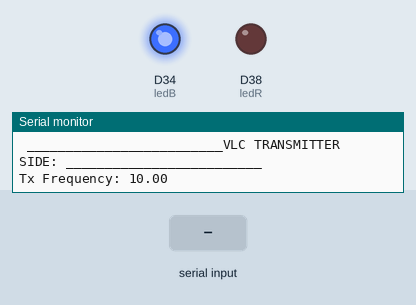
A sketch run on a simulated Arduino MKR. Shown: output pins drawn as LEDs (lit = HIGH), the last lines printed to the serial monitor. Dashed ring = blinking. The inputs (shaded band) are chosen by the test bench.

Above: at 0.1 s.
At 1.25 s:
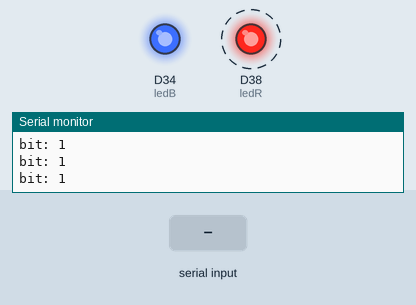
1.8 s: "90,45\n" received over Serial
At 3.4 s:
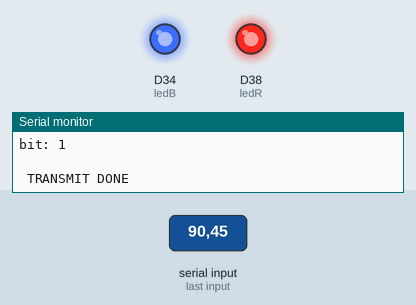
5.3 s: "0\n" received over Serial
Timing chart, 0 to 14.8 s (numbered marks = the images above; inputs shaded):
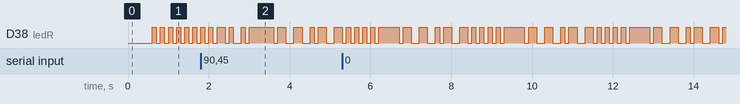

Measured:
- by itself, D38 (ledR): repeats every 3.1 s: 4 × (HIGH 0.10 s, LOW 0.10 s), HIGH 0.50 s, LOW 0.10 s, 2 × (HIGH 0.20 s, LOW 0.20 s), HIGH 0.10 s, LOW 0.10 s, HIGH 0.20 s, LOW 0.20 s, HIGH 0.20 s, LOW 0.10 s

The sketch:

tx_hamming.ino
```cpp
/*
  test_tx.ino: testing the VLC transmitter
  Course: CESE4110 Visible Light Communication & Sensing
*/

/*#######
 * Libraries
#######*/
#include <CRC8.h>
#include <DueFlashStorage.h>
//#include <avr/pgmspace.h>


/******************************* SETTINGS *******************************/
/************************************************************************/
/**************PLEASE ONLY TOUCH THESE WHEN USING THIS CODE!!*************/

const byte preamble = 0xDB; // preamble, needs to match the receiver side
const int initRoomNumber = 255; // not existing room number as the total room numbers is 212, see:

const unsigned long period = 100000; // period defining the speed, needs to match the receiver side

/************************************************************************/

//different debug modes

// Set LED colour
int led_colour = 0;   // 0 = red, 1 = blue

#define DEBUG
//#define DEBUG2
//#define DEBUG3
//#define DEBUG4
//#define DEBUG5
//#define DEBUG6

//#define LEDFULLCOLOR

/*
 * The VLC transmitter is equipped with an RGB LED.
 * The LED's three channels, R, G, B, can be controlled individually.
 * The R channel is connected to Pin 38 of the Arduino Due
 * The G channel is connected to Pin 42 of the Arduino Due
 * The B channel is connected to Pin 34 of the Arduino Due
 */

//global variables
CRC8 crc;
DueFlashStorage dueFlashStorage;

//hardware specific
const int ledR= 38; // GPIO for controlling R channel
const int ledG= 42; // GPIO for controlling G channel
const int ledB= 34; // GPIO for controlling B channel

/*
 * Brightness of each channel.
 * The range of the brightness is [0, 255].
 * *  0 represents the highest brightness
 * *  255 represents the lowest brightness
 */
int britnessR = 255; // Default: lowest brightness
int britnessG = 255; // Default: lowest brightness
int britnessB = 255; // Default: lowest brightness

//analog LED switch options
const int LEDoff = 130; //255;
const int LEDon = 120; //0;

//other
const byte testByte = 0b10011010;
boolean testBit = 0b1;

//int transmitmessage = 255;

byte frame[2] = {0};

// function to send a bit value according OOK + Manchester encoding
// 0 = rising edge & 1 = falling edge :: should lead to less noise https://www.instructables.com/Manchester-Code-Library-for-Arduino/
void sendBit( boolean b )
{
  #ifdef DEBUG3
    Serial.println( b );
  #endif

 // if( b > 1 )
 //   return;

  if( b )
  {
    #ifdef DEBUG2
      Serial.println( " Send bit HIGH" );
      Serial.println( b );
    #endif

    if (led_colour == 0) {
      analogWrite(ledR, LEDon);
      delayMicroseconds( (period) );
      analogWrite(ledR, LEDoff);
      delayMicroseconds( (period) );
    }

    if (led_colour == 1) {
      analogWrite(ledB, LEDon);
      delayMicroseconds( (period) );
      analogWrite(ledB, LEDoff);
      delayMicroseconds( (period) );
    }
  }
  else
  {
    #ifdef DEBUG2
      Serial.println( " Send bit LOW" );
      Serial.println( b );
    #endif

    if (led_colour == 0) {
      analogWrite(ledR, LEDoff);
      delayMicroseconds( (period) );
      analogWrite(ledR, LEDon);
      delayMicroseconds( (period) );
    }

    if (led_colour == 1) {
      analogWrite(ledB, LEDoff);
      delayMicroseconds( (period) );
      analogWrite(ledB, LEDon);
      delayMicroseconds( (period) );
    }
  }
}

// function to send a byte
void sendByte( byte b )
{
  #ifdef DEBUG3
    Serial.println( b, BIN );
  #endif

  //for( int i = 0; i < ( sizeof(b) * 8 ); i++ )
  for( int i = 8; i > 0; i-- )
  {
    boolean bit = bitRead(b, (i-1));

    #ifdef DEBUG4
      Serial.print( bit );
    #endif

    sendBit( bit );
  }

  #ifdef DEBUG4
    Serial.println( " " );
  #endif
}

bool calculateParityBit( byte dataByte )
{
  bool result = false;

  for (int i = 0; i < 8; i++)
    result ^= ( ( dataByte >> i ) & 1 );

  return result;
}

//function that sends the frame
void sendFrame( byte transframe[] /*, int messageLength*/ )
{

  //delay( 10 );

  #ifdef DEBUG
    Serial.println(" START TRANSMITTING THE FRAME: ");
    Serial.println(" ");
  #endif

  Serial.println(sizeof(transframe));

  // Send bytes of the frame
  for( int i = 0; i < 1; i++ )
  {
   #ifdef DEBUG
    Serial.print( "send byte: 0x" );
    Serial.print( transframe[ i ], HEX );
    Serial.print(" ");
    Serial.println(transframe[i], BIN);
   #endif

    sendByte( transframe[i] );
  }
}


int encodeHamming( byte data )
{
  Serial.println("");
  byte dataByte1 = 0b01011011 & data;
  bool parityBit1 = calculateParityBit(dataByte1);
  Serial.println(parityBit1);

  byte dataByte2 = 0b01101101 & data;
  bool parityBit2 = calculateParityBit(dataByte2);
  Serial.println(parityBit2);


  byte dataByte3 = 0b10001110 & data;
  bool parityBit3 = calculateParityBit(dataByte3);
  Serial.println(parityBit3);


  byte dataByte4 = 0b11110000 & data;
  bool parityBit4 = calculateParityBit(dataByte4);
  Serial.println(parityBit4);


  int encodedData = data << 4 | parityBit4 << 3 | parityBit3 << 2 | parityBit2 << 1 | parityBit1;
  Serial.println(encodedData, BIN);
  Serial.println("");
  return encodedData;
}


//function that builds the frame to send
void buildFrame( int payLoad )
{
  #ifdef DEBUG
    Serial.println(" BUILD THE FRAME \n");
  #endif

  //length of the messsage to send
  //int payLoadLength = payLoad.length();

  //preamble
  #ifdef DEBUG
    Serial.println(" DEFINE PREAMBLE ");

    Serial.print( "Preamble: 0x" );

    Serial.print(preamble, HEX);

    Serial.println( "\n" );
  #endif

  // put the preamble in the frame
  frame[0] = preamble;

  #ifdef DEBUG
    Serial.println(" DEFINE PAYLOAD LENGTH ");
    Serial.print(" Payload length: 1");
    //Serial.println( frame.lentgh(), DEC );
    Serial.println( " bytes \n" );
  #endif

  //put the message length in the frame
  //frame[3] = 0;
  //frame[4] = payLoadLength;

  #ifdef DEBUG
    Serial.println(" DEFINE PAYLOAD ");
    Serial.print( "Room number: " );
    Serial.println( dueFlashStorage.read( 1 ) );
    Serial.println(dueFlashStorage.read( 1 ), BIN);
    Serial.println("\n");
  #endif

  //put the room number in the frame
  byte payload = (int) dueFlashStorage.read( 1 );

  int encodedData = encodeHamming(payload);
  Serial.println("Encoded Data: ");
  Serial.println(encodedData, BIN);

  bool parity = calculateParityBit(payload);

  Serial.println(parity);

  #ifdef DEBUG
    Serial.println(" CALCULATE CRC ");
  #endif

  //put the message in the frame
  crc.restart();
  crc.add( ( int ) dueFlashStorage.read( 1 ) );

  frame[2] = byte( (int) crc.calc() );


  //  #ifdef DEBUG
  //    Serial.print( "calculated CRC : 0x" );
  //    Serial.println( frame[2], HEX );
  //    Serial.println( "" );
  //  #endif

  #ifdef DEBUG
    Serial.println( " TRANSMIT THE FRAME: " );

    for( int i = 0; i < sizeof( frame ); i++ )
    {
      Serial.print( i );
      Serial.print( ": " );
      Serial.println( frame[i], HEX );
    }
  #endif

  // #ifdef DEBUG
  //   Serial.print( "\n size of payload: " );
  //   Serial.println( sizeof( frame[2] ), HEX );
  //   Serial.println( "" );
  // #endif


  sendBit(1);
  for (int i = 12; i > 0; i--)
  {
    Serial.print("bit: ");
    Serial.println(bitRead(encodedData, i-1));
    sendBit(bitRead(encodedData, i-1));
  }
  // sendBit(parity);

  #ifdef DEBUG
    Serial.println(" \n TRANSMIT DONE \n\n");
  #endif

  if (led_colour == 0) {
    analogWrite(ledR, LEDoff);
  }
  if (led_colour == 1) {
    analogWrite(ledB, LEDoff);
  }
  delayMicroseconds(5*period);

//  sendFrame( frame, 1 );

}

/*
 * Some configurations
 */
void setup()
{
  #ifdef DEBUG
    Serial.begin(115200); // Set the Baud rate to 115200 bits/s

    Serial.println( " _________________________VLC TRANSMITTER SIDE: _________________________ \n\n" );
  #endif

  while (Serial.available() > 0)
    Serial.read();

  // pinMode(ledR, OUTPUT);
  pinMode(ledB, OUTPUT);
  analogWrite(ledB, LEDon);
  // analogWrite(ledR, LEDon);
  analogWrite(ledB, LEDoff);
  // analogWrite(ledR, LEDoff);

  float tx_freq = 1.0 / (float(period) / 1000000.0);

  Serial.print("Tx Frequency: ");
  Serial.println(tx_freq);

  //transmitmessage PROGMEM = initRoomNumber;
  dueFlashStorage.write( 0, (uint8_t) initRoomNumber );

  delayMicroseconds(500000);

}

/*
 * The Main function
 */
void loop() {
  /*
   * In this simple test, only the R channel is used to transmit data.
   * The R channel is turned ON and OFF alternatively to transmit 1 and 0.
   * The TX frequency is set to 10 Hz, i.e., sending a symbol every 100 ms
   */
   while ( Serial.available() > 0 )
   {
      int message = dueFlashStorage.read( 0 );

      #ifdef DEBUG
        if( message != 255 )
          Serial.println( "ERROR IN MEMORY READ!" );
      #endif

      while( Serial.available() )
      {
        message = Serial.parseInt();
        String str = Serial.readStringUntil( '\n' );
      }

      // room numbers fall between 0 and 213
      if( message > 0 && message < 213 )
      {

       //transmitmessage PROGMEM = (int) message;
       dueFlashStorage.write( 1, (uint8_t) message );

       #ifdef DEBUG
        Serial.print( "New message provided: " );
        Serial.println( dueFlashStorage.read( 1 ) );
      #endif
      }
      else
      {
       #ifdef DEBUG
        Serial.print( "Invalid Room Number, please provide a valid one!, input: " );
        Serial.println( message );
      #endif
      }
   }

  #ifdef DEBUG
    Serial.println(" ---- PREPARE FRAME ---- ");
    //Serial.print(" preamble: " );
    //Serial.println( message );
    Serial.println(" ");
    Serial.print(" Message to transmit: " );
    //Serial.println(  transmitmessage );
    Serial.println( dueFlashStorage.read( 1 ) );
    Serial.println( " \n " );
  #endif

  // build the frame to send, include the message
  buildFrame( dueFlashStorage.read( 1 ) );
/*
  #ifdef DEBUG
    Serial.println(" ---- END SENDING FRAME ---- ");
    Serial.println(" \n\n ");
  #endif

  // do other stuff
  #ifdef LEDFULLCOLOR
    analogWrite(ledG, britnessG);
    britnessG = (britnessG == 0 ? 255 : 0);

    analogWrite(ledB, britnessB);
    britnessB = (britnessB == 0 ? 255 : 0);
  #endif
*/
  //delay(Period); // TX frequency:  1s/400ms = 2.5 Hz
}
```
